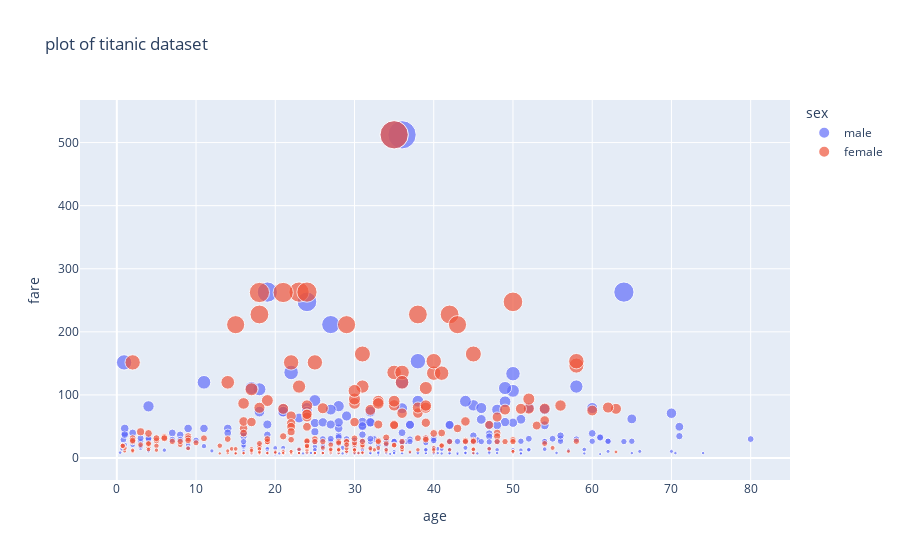

The code cell stored with this chart in its notebook:
### Code cell
# scatter plot
fig = px.scatter(df, x='age', y = 'fare',color='sex', size='fare',title= 'plot of titanic dataset')
fig.show()

#save
fig.write_image('./outputs/02_scatterplot.png',scale =3)

# save the plot as a PNG image with 300 DPI resolution
fig.write_image('./outputs/02_scatterplot.png', format='png',width=800, height=600, scale=3)

### Figure 1 — Plotly figure (JSON) as saved in the notebook; plotly's stock layout.template omitted (floating-point values rounded to 4 significant figures; data arrays with more than 128 entries replaced by an {"elided": "..."} marker saying what was removed)
{"data": [{"hovertemplate": "sex=male<br>age=%{x}<br>fare=%{marker.size}<extra></extra>", "legendgroup": "male", "marker": {"color": "#636efa", "size": {"elided": "577 float values"}, "sizemode": "area", "sizeref": 1.281, "symbol": "circle"}, "mode": "markers", "name": "male", "orientation": "v", "showlegend": true, "type": "scatter", "x": {"elided": "577 float values"}, "xaxis": "x", "y": {"elided": "577 float values"}, "yaxis": "y"}, {"hovertemplate": "sex=female<br>age=%{x}<br>fare=%{marker.size}<extra></extra>", "legendgroup": "female", "marker": {"color": "#EF553B", "size": {"elided": "314 float values"}, "sizemode": "area", "sizeref": 1.281, "symbol": "circle"}, "mode": "markers", "name": "female", "orientation": "v", "showlegend": true, "type": "scatter", "x": {"elided": "314 float values"}, "xaxis": "x", "y": {"elided": "314 float values"}, "yaxis": "y"}], "layout": {"legend": {"itemsizing": "constant", "title": {"text": "sex"}, "tracegroupgap": 0}, "title": {"text": "plot of titanic dataset"}, "xaxis": {"anchor": "y", "domain": [0, 1], "title": {"text": "age"}}, "yaxis": {"anchor": "x", "domain": [0, 1], "title": {"text": "fare"}}}}
